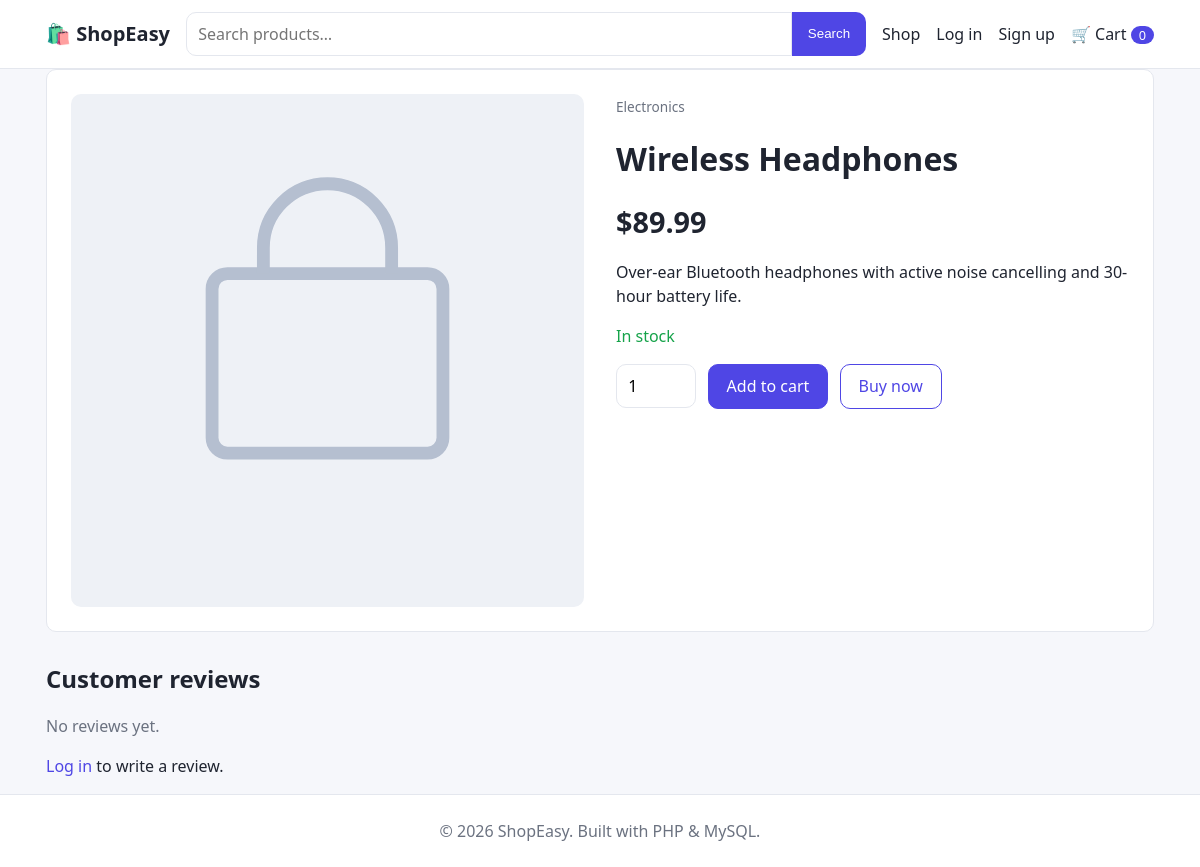
/products/1, run on the app's committed database.
### tables this page shows
CREATE TABLE products (
    id INT UNSIGNED AUTO_INCREMENT PRIMARY KEY,
    category_id INT UNSIGNED NULL,
    name VARCHAR(200) NOT NULL,
    description TEXT NOT NULL,
    price DECIMAL(10,2) NOT NULL,
    stock INT UNSIGNED NOT NULL DEFAULT 0,
    image VARCHAR(255) NULL,
    featured TINYINT(1) NOT NULL DEFAULT 0,
    created_at TIMESTAMP NOT NULL DEFAULT CURRENT_TIMESTAMP,
    FOREIGN KEY (category_id) REFERENCES categories(id) ON DELETE SET NULL,
    INDEX idx_products_category (category_id),
    FULLTEXT KEY ft_products (name, description)
);

CREATE TABLE categories (
    id INT UNSIGNED AUTO_INCREMENT PRIMARY KEY,
    name VARCHAR(100) NOT NULL UNIQUE
);

### app/core/Controller.php (called while the page is built, shortened)
<?php
abstract class Controller
{
    protected function view(string $name, array $data = [], string $layout = 'layout/main'): void
    {
        extract($data);
        require APP . "/views/$name.php";
    }
}

### app/controllers/ProductController.php (called while the page is built, shortened)
<?php
class ProductController extends Controller
{
    public function show(string $id): void
    {
        $model = new Product();
        $product = $model->find((int) $id) ?? $this->notFound();
        $this->view('products/show', [
            'title'   => $product['name'],
            'product' => $product,
            'reviews' => $model->reviews((int) $id),
        ]);
    }
}

### public/index.php (called while the page is built, shortened)
<?php
require APP . '/core/helpers.php';
spl_autoload_register(function (string $class) {
    foreach (['core', 'controllers', 'models'] as $dir) {
        $file = APP . "/$dir/$class.php";
        if (is_file($file)) {
            return;
        }
    }
});
$router = new Router();
$router->dispatch($_SERVER['REQUEST_METHOD'], request_path());

### config/config.php (called while the page is built)
<?php
return [
    'app_name' => 'ShopEasy',
    'db' => [
        'host'    => getenv('DB_HOST') ?: '127.0.0.1',
        'port'    => getenv('DB_PORT') ?: '3306',
        'name'    => getenv('DB_NAME') ?: 'b2c_ecommerce',
        'user'    => getenv('DB_USER') ?: 'root',
        'pass'    => getenv('DB_PASS') !== false ? getenv('DB_PASS') : '',
        'charset' => 'utf8mb4',
    ],
    'company' => [
        'name'    => 'ShopEasy Ltd.',
        'address' => '123 Market Street, Springfield',
        'email'   => 'billing@shopeasy.example',
        'tax_id'  => 'TAX-000000',
    ],
    'currency'      => '$',
    'per_page'      => 8,
    'shipping_flat' => 5.00,
    'free_shipping_over' => 100.00,
    'tax_rate'      => 0.08,
];

### app/core/helpers.php (called while the page is built, shortened)
<?php
function config(string $key, $default = null)
{
    static $cfg;
    $cfg ??= require ROOT . '/config/config.php';
    $val = $cfg;
    foreach (explode('.', $key) as $part) {
        $val = $val[$part];
    }
    return $val;
}
function base_path(): string
{
    return rtrim(str_replace('\\', '/', dirname($_SERVER['SCRIPT_NAME'])), '/');
}
function url(string $path = ''): string
{
    return base_path() . '/' . ltrim($path, '/');
}
function asset(string $path): string
{
    return url('assets/' . ltrim($path, '/'));
}
function e($value): string
{
    return htmlspecialchars((string) $value, ENT_QUOTES, 'UTF-8');
}
function money($amount): string
{
    return config('currency', '$') . number_format((float) $amount, 2);
}
function product_image(?string $image): string
{
    return $image ? url('uploads/' . $image) : asset('img/placeholder.svg');
}
function auth_user(): ?array
{
    return $_SESSION['user'] ?? null;
}

### app/core/Database.php (called while the page is built)
<?php
class Database
{
    private static ?PDO $pdo = null;
    public static function get(): PDO
    {
        if (self::$pdo === null) {
            $c = config('db');
            $dsn = "mysql:host={$c['host']};port={$c['port']};dbname={$c['name']};charset={$c['charset']}";
            self::$pdo = new PDO($dsn, $c['user'], $c['pass'], [
                PDO::ATTR_ERRMODE            => PDO::ERRMODE_EXCEPTION,
                PDO::ATTR_DEFAULT_FETCH_MODE => PDO::FETCH_ASSOC,
                PDO::ATTR_EMULATE_PREPARES   => false,
            ]);
        }
        return self::$pdo;
    }
}

### app/core/Model.php (called while the page is built, shortened)
<?php
abstract class Model
{
    protected PDO $db;
    public function __construct()
    {
        $this->db = Database::get();
    }
    protected function one(string $sql, array $params = []): ?array
    {
        $st = $this->db->prepare($sql);
        $st->execute($params);
        return $st->fetch() ?: null;
    }
}

### app/models/Product.php (called while the page is built, shortened)
<?php
class Product extends Model
{
    public function find(int $id): ?array
    {
        return $this->one(
            'SELECT p.*, c.name AS category_name,
                    (SELECT ROUND(AVG(rating),1) FROM reviews r WHERE r.product_id = p.id) AS avg_rating,
                    (SELECT COUNT(*) FROM reviews r WHERE r.product_id = p.id) AS review_count
             FROM products p LEFT JOIN categories c ON c.id = p.category_id WHERE p.id = ?',
            [$id]
        );
    }
}

### app/views/products/show.php (the view, shortened to what this page needs)
<div class="product-detail">
    <img src="<?= e(product_image($product['image'])) ?>" alt="<?= e($product['name']) ?>">
    <div>
        <?php if ($product['category_name']): ?>
            <a class="muted small" href="<?= url('products?category=' . (int) $product['category_id']) ?>"><?= e($product['category_name']) ?></a>
        <?php endif; ?>
        <h1><?= e($product['name']) ?></h1>
        <div class="price big"><?= money($product['price']) ?></div>
        <p><?= nl2br(e($product['description'])) ?></p>
        <?php if ($product['stock'] > 0): ?>
            <p class="<?= $product['stock'] <= 5 ? 'warn' : 'ok' ?>"><?= $product['stock'] <= 5 ? "Only {$product['stock']} left!" : 'In stock' ?></p>
            <form action="<?= url('cart/add') ?>" method="post" class="row">
                <input type="number" name="quantity" value="1" min="1" max="<?= (int) $product['stock'] ?>" class="qty">
                <button class="btn" type="submit">Add to cart</button>
                <button class="btn btn-outline" type="submit" name="buy_now" value="1">Buy now</button>
            </form>
        <?php else: ?>
            <p><span class="tag tag-out">Out of stock</span></p>
        <?php endif; ?>
    </div>
</div>
<section id="reviews">
    <h2>Customer reviews</h2>
    <?php if (!$reviews): ?><p class="muted">No reviews yet.</p><?php endif; ?>
    <?php if (auth_user()): ?>
        <form class="form" action="<?= url('products/' . (int) $product['id'] . '/review') ?>" method="post">
            <?= csrf_field() ?>
            <h3>Write a review</h3>
            <label>Rating
                <select name="rating"><?php for ($i = 5; $i >= 1; $i--): ?><option value="<?= $i ?>"><?= $i ?> star<?= $i > 1 ? 's' : '' ?></option><?php endfor; ?></select>
            </label>
            <label>Comment <textarea name="comment" rows="3" maxlength="1000"></textarea></label>
            <button class="btn" type="submit">Submit review</button>
        </form>
    <?php else: ?>
        <p><a href="<?= url('login') ?>">Log in</a> to write a review.</p>
    <?php endif; ?>
</section>

### app/core/Router.php (shortened to what this page needs)
<?php
class Router
{
    private array $routes = [];
    private function add(string $method, string $path, string $handler): void
    {
        $regex = '#^' . preg_replace('#\{(\w+)\}#', '(?P<$1>[^/]+)', $path) . '$#';
        $this->routes[] = [$method, $regex, $handler];
    }
    public function dispatch(string $method, string $path): void
    {
        foreach ($this->routes as [$m, $regex, $handler]) {
            if ($m !== $method || !preg_match($regex, $path, $matches)) {
                continue;
            }
            $params = array_filter($matches, 'is_string', ARRAY_FILTER_USE_KEY);
            [$class, $action] = explode('@', $handler);
            (new $class())->$action(...array_values($params));
            return;
        }
    }
}

### public/assets/css/style.css (style rules this page uses)
:root { --primary:#4f46e5;--primary-d:#4338ca;--bg:#f6f7fb;--card:#fff;--text:#1f2430;--muted:#6b7280;--border:#e4e7ee;--danger:#dc2626;--ok:#16a34a;--warn:#d97706;--radius:10px }
* { box-sizing:border-box }
body { margin:0;font:16px/1.5 system-ui,-apple-system,Segoe UI,Roboto,sans-serif;background:var(--bg);color:var(--text) }
a { color:var(--primary);text-decoration:none }
img { max-width:100%;display:block }
h1,h2,h3 { line-height:1.25 }
h2 { margin-top:2rem }
.muted { color:var(--muted) }
.small { font-size:.85rem }
.ok { color:var(--ok) }
.btn { display:inline-block;background:var(--primary);color:#fff;border:1px solid var(--primary);padding:.6rem 1.1rem;border-radius:var(--radius);cursor:pointer;font:inherit;text-align:center }
.btn-outline { background:transparent;color:var(--primary) }
input,select,textarea { font:inherit;padding:.55rem .7rem;border:1px solid var(--border);border-radius:var(--radius);background:#fff;width:100% }
.row { display:flex;gap:.75rem;align-items:center;flex-wrap:wrap }
.qty { width:80px }
.price { font-weight:700;font-size:1.1rem }
.price.big { font-size:1.8rem;margin:.5rem 0 }
.product-detail { display:grid;grid-template-columns:1fr 1fr;gap:2rem;background:var(--card);border:1px solid var(--border);border-radius:var(--radius);padding:1.5rem }
.product-detail img { border-radius:var(--radius);width:100% }

### data on the page
products: category.name "Electronics", name "Wireless Headphones", price "$89.99", description "Over-ear Bluetooth headphones with active noise cancelling and 30-hour battery life."
